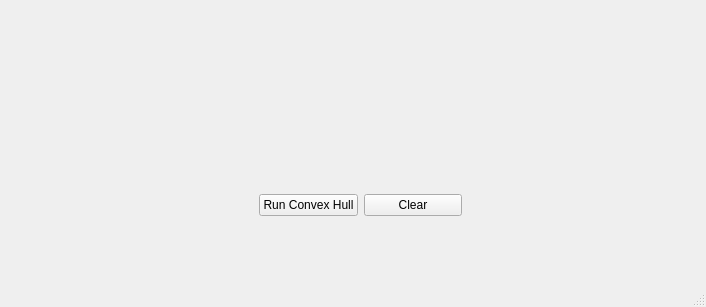
<?xml version="1.0" encoding="UTF-8"?>
<ui version="4.0">
 <class>MainWindow</class>
 <widget class="QMainWindow" name="MainWindow">
  <property name="geometry">
   <rect>
    <x>0</x>
    <y>0</y>
    <width>706</width>
    <height>307</height>
   </rect>
  </property>
  <property name="windowTitle">
   <string>MainWindow</string>
  </property>
  <widget class="QWidget" name="centralwidget">
   <widget class="QWidget" name="verticalLayoutWidget">
    <property name="geometry">
     <rect>
      <x>49</x>
      <y>30</y>
      <width>611</width>
      <height>231</height>
     </rect>
    </property>
    <layout class="QVBoxLayout" name="verticalLayout_3">
     <item>
      <widget class="CanvasWidget" name="canvasWidget" native="true">
       <widget class="QWidget" name="horizontalLayoutWidget">
        <property name="geometry">
         <rect>
          <x>210</x>
          <y>160</y>
          <width>203</width>
          <height>31</height>
         </rect>
        </property>
        <layout class="QHBoxLayout" name="horizontalLayout">
         <item>
          <widget class="QPushButton" name="runButton">
           <property name="text">
            <string>Run Convex Hull</string>
           </property>
          </widget>
         </item>
         <item>
          <widget class="QPushButton" name="clearButton">
           <property name="text">
            <string>Clear</string>
           </property>
          </widget>
         </item>
        </layout>
       </widget>
      </widget>
     </item>
    </layout>
   </widget>
  </widget>
  <widget class="QMenuBar" name="menubar">
   <property name="geometry">
    <rect>
     <x>0</x>
     <y>0</y>
     <width>706</width>
     <height>20</height>
    </rect>
   </property>
  </widget>
  <widget class="QStatusBar" name="statusbar"/>
 </widget>
 <customwidgets>
  <customwidget>
   <class>CanvasWidget</class>
   <extends>QWidget</extends>
   <header>canvaswidget.h</header>
   <container>1</container>
  </customwidget>
 </customwidgets>
 <resources/>
 <connections/>
</ui>
